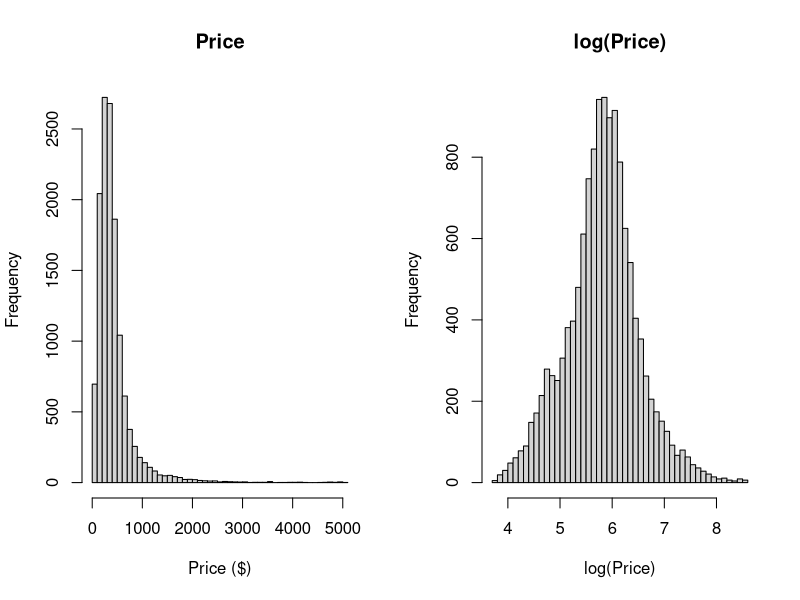
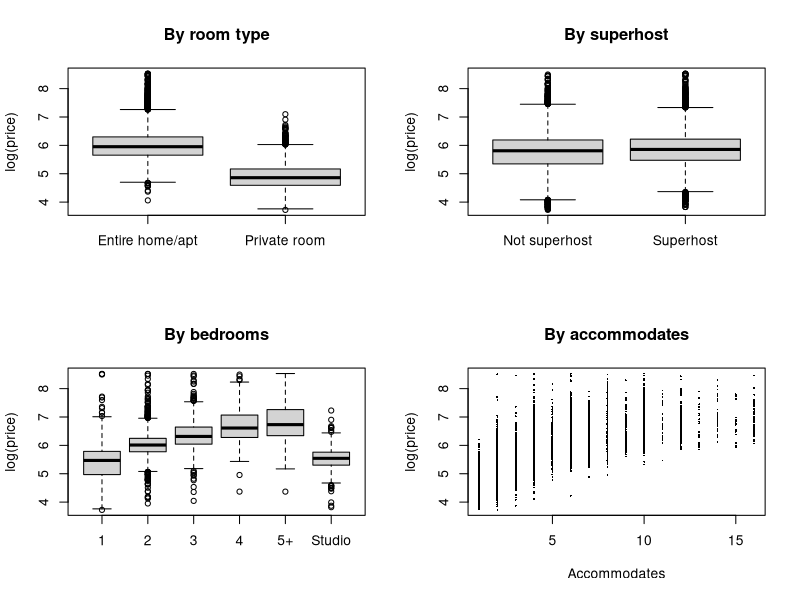
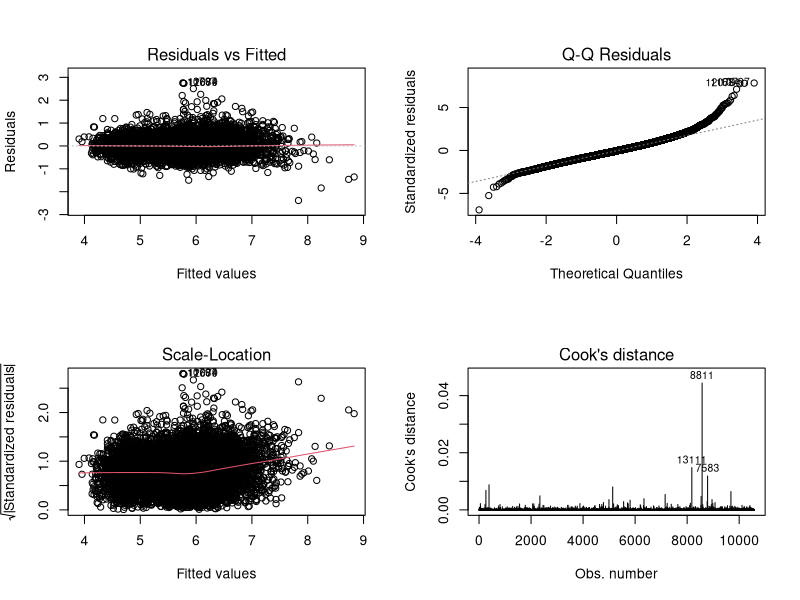
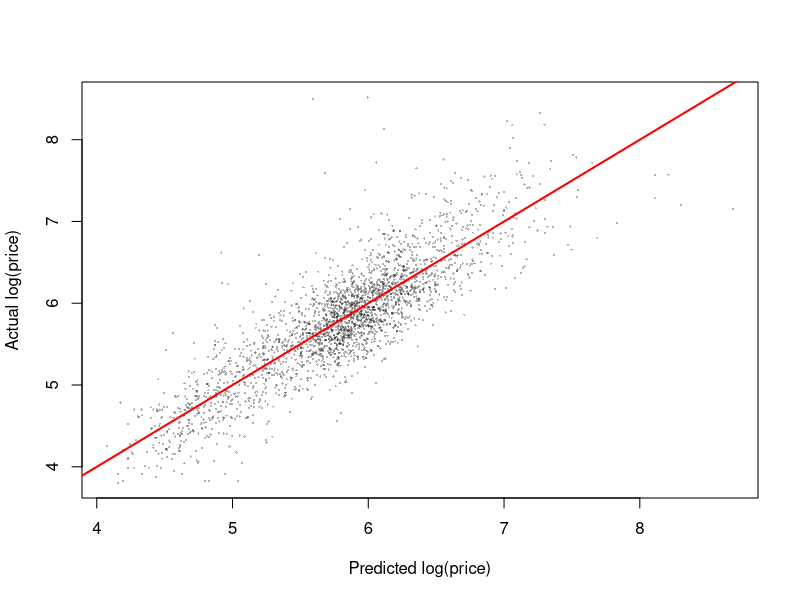

The R source for these figures, in order:
## ---- chunk 1
#| label: load-data

df <- read.csv("airbnb_sydney_clean.csv", stringsAsFactors = TRUE)

dim(df)
str(df)
colSums(is.na(df))
## ---- chunk 2
#| label: summary-stats

summary(df[, c("price", "log_price", "accommodates", "bedrooms", "bathrooms",
               "minimum_nights", "availability_365", "number_of_reviews",
               "review_rating")])

table(df$room_type)
table(df$shared_bath)
table(df$superhost)
nlevels(df$lga)
## ---- chunk 3
#| label: fig-price-dist
#| fig-cap: "Distribution of price (left) and log(price) (right)"
#| fig-width: 8
#| fig-height: 4

par(mfrow = c(1, 2))
hist(df$price, breaks = 50, main = "Price", xlab = "Price ($)")
hist(df$log_price, breaks = 50, main = "log(Price)", xlab = "log(Price)")
par(mfrow = c(1, 1))
## ---- chunk 4
#| label: prep-data

# Log-transform the two skewed predictors
df$log_reviews   <- log(df$number_of_reviews)
df$log_minnights <- log(df$minimum_nights)

# Correlation of each numeric variable with log_price
num_vars <- c("log_price", "accommodates", "bedrooms", "bathrooms",
              "minimum_nights", "availability_365", "number_of_reviews",
              "reviews_last_12m", "review_rating")
round(cor(df[, num_vars])[, "log_price"], 2)
## ---- chunk 5
#| label: fig-relationships
#| fig-cap: "log(price) against key predictors"
#| fig-width: 9
#| fig-height: 7

par(mfrow = c(2, 2))
boxplot(log_price ~ room_type,  data = df, main = "By room type",  xlab = "", ylab = "log(price)")
boxplot(log_price ~ superhost,  data = df, main = "By superhost",  xlab = "", ylab = "log(price)")
boxplot(log_price ~ bedroom_group, data = df, main = "By bedrooms", xlab = "", ylab = "log(price)")
plot(df$accommodates, df$log_price, pch = 16, cex = 0.3,
     main = "By accommodates", xlab = "Accommodates", ylab = "log(price)")
par(mfrow = c(1, 1))
## ---- chunk 6
#| label: train-test-split

set.seed(123)
n <- nrow(df)
train_id <- sample(n, size = round(0.8 * n))
train <- df[train_id, ]
test  <- df[-train_id, ]

c(train = nrow(train), test = nrow(test))

# Any area that appears only in the test set? (should be 0 / empty)
setdiff(unique(as.character(test$lga)), unique(as.character(train$lga)))
## ---- chunk 7
#| label: fit-models

m1 <- lm(log_price ~ accommodates, data = train)

m2 <- lm(log_price ~ accommodates + bedrooms + bathrooms + room_type + shared_bath,
         data = train)

m3 <- lm(log_price ~ accommodates + bedrooms + bathrooms + room_type + shared_bath +
           superhost + review_rating + log_reviews + availability_365 + log_minnights,
         data = train)

m4 <- update(m3, . ~ . + lga)
## ---- chunk 8
#| label: tbl-model-comparison
#| tbl-cap: "Comparison of candidate regression models"

models <- list(M1 = m1, M2 = m2, M3 = m3, M4 = m4)

comp <- data.frame(
  Model      = names(models),
  Predictors = sapply(models, function(m) length(coef(m)) - 1),
  R2         = sapply(models, function(m) summary(m)$r.squared),
  Adj_R2     = sapply(models, function(m) summary(m)$adj.r.squared),
  Test_RMSE  = sapply(models, function(m) sqrt(mean((test$log_price - predict(m, test))^2)))
)

knitr::kable(comp, digits = 3, row.names = FALSE)
## ---- chunk 9
#| label: final-model

summary(m4)$coefficients[1:11, ]      # first 11 rows: intercept + main predictors
## ---- chunk 10
#| label: tbl-effects
#| tbl-cap: "Estimated effect on price of each predictor (M4)"

b <- coef(m4)[2:11]
effects <- data.frame(Predictor = names(b),
                      Percent_change_in_price = round(100 * (exp(b) - 1), 1))
knitr::kable(effects, row.names = FALSE)
## ---- chunk 11
#| label: anova-steps

anova(m1, m2, m3, m4)

## ---- chunk 12
#| label: fig-diagnostics
#| fig-cap: "Diagnostic plots for the final model (M4)"
#| fig-width: 9
#| fig-height: 8

par(mfrow = c(2, 2))
plot(m4, which = 1:4)
par(mfrow = c(1, 1))
## ---- chunk 13
#| label: tbl-test-performance
#| tbl-cap: "Performance of M4 on the test set"

pred_log <- predict(m4, newdata = test)
actual   <- test$log_price

test_r2   <- 1 - sum((actual - pred_log)^2) / sum((actual - mean(actual))^2)
test_rmse <- sqrt(mean((actual - pred_log)^2))

knitr::kable(data.frame(Test_R2 = test_r2, Test_RMSE = test_rmse), digits = 3)
## ---- chunk 14
#| label: fig-pred-actual
#| fig-cap: "Predicted versus actual log(price) on the test set"
#| fig-width: 5.5
#| fig-height: 5.5

plot(pred_log, actual, pch = 16, cex = 0.3, col = rgb(0, 0, 0, 0.3),
     xlab = "Predicted log(price)", ylab = "Actual log(price)")
abline(0, 1, col = "red", lwd = 2)
